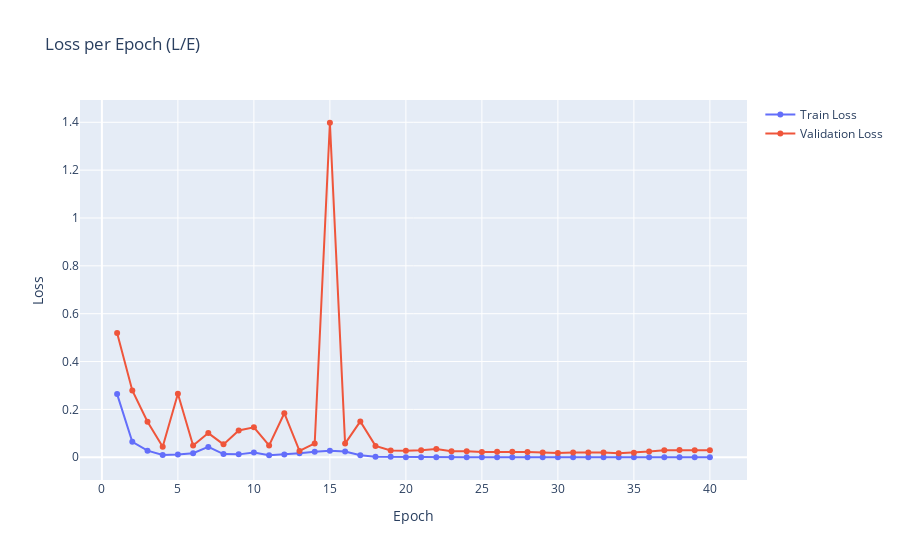

Notebook cell for this chart:
### Code cell
#  Visualize the training and validation loss
import plotly.offline as pyo
import plotly.graph_objs as go

def visualize_training_loss(train_model):
    # Extract the training and validation losses, and number of epochs
    train_losses = train_model.history['loss']
    val_losses = train_model.history['val_loss']
    epochs = len(train_losses)

    # Plot the results
    trace_train = go.Scatter(
        x=list(range(1, epochs + 1)),
        y=train_losses,
        mode='lines+markers',
        name='Train Loss'
    )

    trace_val = go.Scatter(
        x=list(range(1, epochs + 1)),
        y=val_losses,
        mode='lines+markers',
        name='Validation Loss'
    )

    layout = go.Layout(
        title='Loss per Epoch (L/E)',
        xaxis=dict(title='Epoch'),
        yaxis=dict(title='Loss'),
        hovermode='closest'
    )

    fig = go.Figure(data=[trace_train, trace_val], layout=layout)

    pyo.iplot(fig)

# Call the visualize_training_loss function with the train_model object from Cell 1
visualize_training_loss(train_model)

### Figure 1 — Plotly figure (JSON) as saved in the notebook; plotly's stock layout.template omitted (floating-point values rounded to 4 significant figures)
{"data": [{"mode": "lines+markers", "name": "Train Loss", "type": "scatter", "x": [1, 2, 3, 4, 5, 6, 7, 8, 9, 10, 11, 12, 13, 14, 15, 16, 17, 18, 19, 20, 21, 22, 23, 24, 25, 26, 27, 28, 29, 30, 31, 32, 33, 34, 35, 36, 37, 38, 39, 40], "y": [0.264, 0.0645, 0.02745, 0.009779, 0.01124, 0.01716, 0.04327, 0.01336, 0.01205, 0.02, 0.00842, 0.01142, 0.01664, 0.02333, 0.02731, 0.02396, 0.008529, 0.002586, 0.001789, 0.0002294, 9.97e-05, 0.0001121, 0.0003084, 0.0001543, 0.0001024, 5.185e-05, 3.903e-05, 2.92e-05, 4.51e-05, 3.204e-05, 2.201e-05, 3.197e-05, 2.58e-05, 5.689e-05, 1.484e-05, 2.893e-05, 1.138e-05, 2.24e-05, 2.053e-05, 1.278e-05]}, {"mode": "lines+markers", "name": "Validation Loss", "type": "scatter", "x": [1, 2, 3, 4, 5, 6, 7, 8, 9, 10, 11, 12, 13, 14, 15, 16, 17, 18, 19, 20, 21, 22, 23, 24, 25, 26, 27, 28, 29, 30, 31, 32, 33, 34, 35, 36, 37, 38, 39, 40], "y": [0.5197, 0.279, 0.1485, 0.04353, 0.2652, 0.0487, 0.101, 0.05386, 0.1118, 0.125, 0.04963, 0.184, 0.0262, 0.05761, 1.398, 0.05715, 0.1497, 0.04749, 0.02833, 0.02674, 0.02932, 0.03484, 0.02465, 0.02504, 0.02221, 0.02329, 0.02282, 0.02237, 0.01998, 0.01784, 0.01935, 0.02013, 0.02018, 0.0171, 0.01926, 0.02394, 0.02947, 0.03057, 0.02959, 0.02956]}], "layout": {"hovermode": "closest", "title": {"text": "Loss per Epoch (L/E)"}, "xaxis": {"title": {"text": "Epoch"}}, "yaxis": {"title": {"text": "Loss"}}}}
